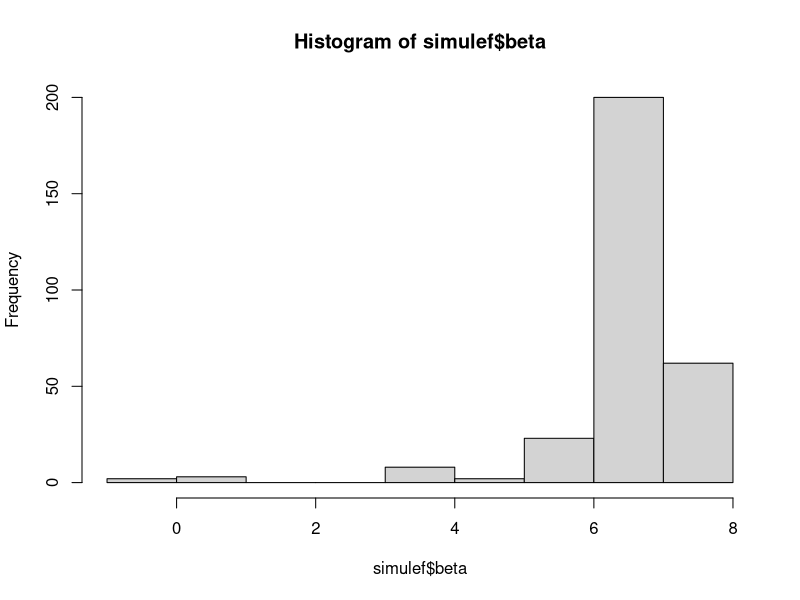
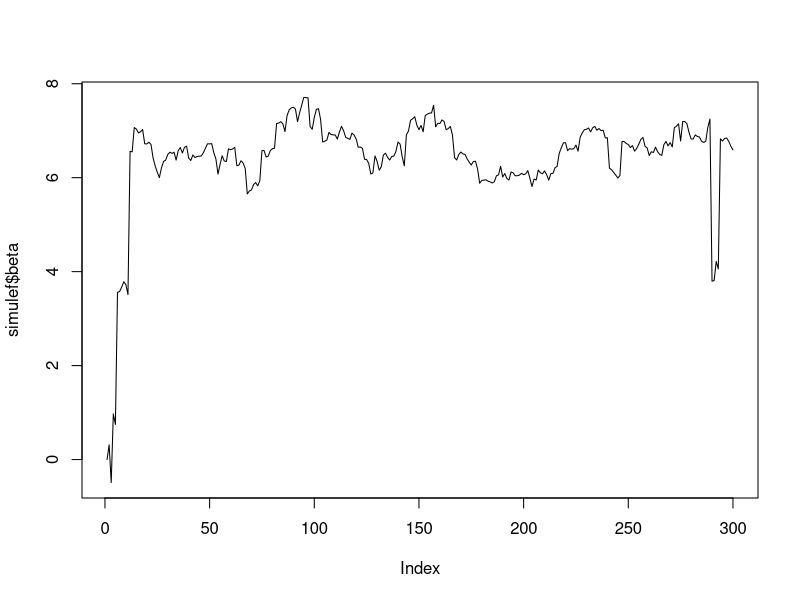

Here is the R script that generated these plots, in order:
library(statmod)

y=matrix(0,nrow=10,ncol=30)

sigmav=3
tauv=1
betav=5

uv=rnorm(nrow(y),mean = 0, sd = 3)
for (i in 1:nrow(y)){
  for(j in 1:ncol(y)){
    y[i,j]=betav+uv[i]+rnorm(1,mean=0,sd=tauv)
  }
}

mixeffecgib<-function(y,uini,betaini,tauini,sigmaini,N){
  I=length(uini)
  J=ncol(y)
  u=matrix(0,nrow=N,ncol=I)
  u[1,]=uini
  beta=rep(0,times=N)
  beta[1]=betaini
  sigma2=rep(0,times=N)
  sigma2[1]=sigmaini
  tau2=rep(0,times=N)
  tau2[1]=tauini
  for (cont in 2:N){
    sdit=sqrt((J*(tau2[cont-1]+sigma2[cont-1]))^{-1})
    for (i in 1:length(uini)){
      med=J*(mean(y[i,])-beta[cont-1])/(J+tau2[cont-1]*(sigma2[cont-1]^{-1}))
      u[cont,i]=rnorm(1,mean=med,sd=sdit)
    }
    promy=mean(c(y))
    sdbeta=sqrt(tau2[cont-1]/(J*I))
    beta[cont]=rnorm(1,mean=(promy-mean(u[cont,])),sd=sdbeta)
    sigma2[cont]=rinvgauss(1, mean=I/2 , dispersion=0.5*sum(u[cont,]^2))
    disptau=0
    for (i in 1:nrow(y)){
      for (j in 1:ncol(y)){
        disptau=disptau+(y[i,j]-u[cont,i]-beta[cont])^2
      }
    }
    disptau=disptau*0.5
    tau2[cont]=rinvgauss(1,mean=I*J/2,dispersion=disptau)
  }
  
  return(list(u=u,beta=beta,sigma2=sigma2,tau2=tau2))
}

N=300
uini=rep(0,times=nrow(y))
betaini=0
tauini=1
sigmaini=1

simulef=mixeffecgib(y,uini,betaini,tauini,sigmaini,N)

summary(simulef$beta)
hist(simulef$beta)
plot(simulef$beta,type="l")
